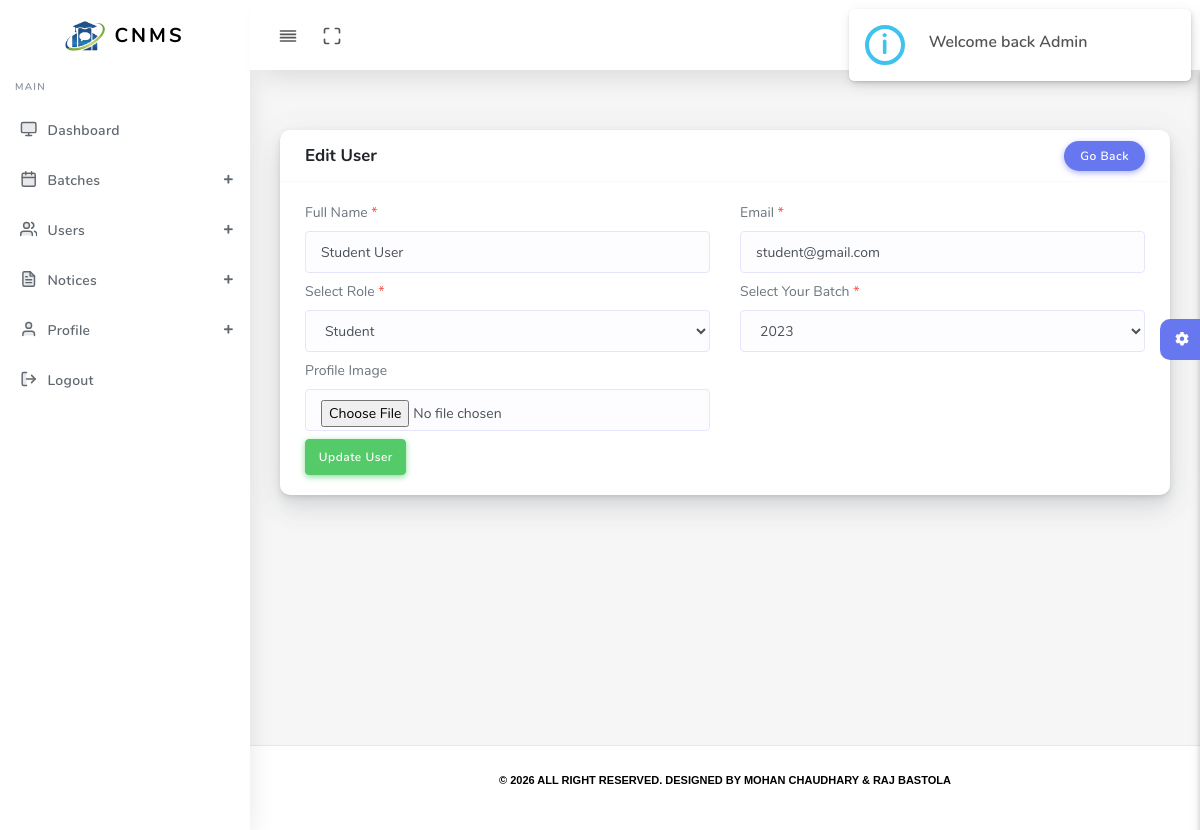
Page /admin/dashboard.php?page=users/user_form.php&id=3 (signed in) on the committed database.
### tables this page shows
CREATE TABLE users (
    user_id INT AUTO_INCREMENT PRIMARY KEY,
    name VARCHAR(100) NOT NULL,
    email VARCHAR(100) UNIQUE,
    role ENUM('admin','teacher','student') NOT NULL,
    password VARCHAR(255) NOT NULL,
    profile_image VARCHAR(255),
    created_at DATETIME DEFAULT CURRENT_TIMESTAMP
);

CREATE TABLE students (
    student_id INT AUTO_INCREMENT PRIMARY KEY,
    user_id INT NOT NULL UNIQUE,
    batch_id INT NOT NULL,
    FOREIGN KEY (user_id) REFERENCES users(user_id) ON DELETE CASCADE,
    FOREIGN KEY (batch_id) REFERENCES batches(batch_id) ON DELETE CASCADE
);

CREATE TABLE batches (
    batch_id INT AUTO_INCREMENT PRIMARY KEY,
    batch_year VARCHAR(10) NOT NULL,
    created_at DATETIME DEFAULT CURRENT_TIMESTAMP
);

### admin/users/user_form.php (the view, shortened to what this page needs)
<?php
$batches_result = $conn->query("SELECT * FROM batches ORDER BY batch_year ASC");
$batches = $batches_result->fetch_all(MYSQLI_ASSOC);
$user_id = $_POST['user_id'] ?? $_GET['id'] ?? null;
$editing = false;
$current_batch = null;
$user = ['name' => '', 'email' => '', 'role' => 'student', 'profile_image' => ''];
if ($user_id) {
  $editing = true;
  $stmt = $conn->prepare("SELECT * FROM users WHERE user_id=?");
  $stmt->bind_param("i", $user_id);
  $stmt->execute();
  $userRow = $stmt->get_result()->fetch_assoc();
  if ($userRow) $user = $userRow;
  $stmt = $conn->prepare("SELECT batch_id FROM students WHERE user_id=?");
  $stmt->bind_param("i", $user_id);
  $stmt->execute();
  $batchRow = $stmt->get_result()->fetch_assoc();
  $current_batch = $batchRow['batch_id'] ?? null;
}
?>
<div class="row">
  <div class="col-12">
    <div class="card">
      <div class="card-header d-flex justify-content-between">
        <h4><?= $editing ? 'Edit User' : 'Add New User' ?></h4>
        <a href="dashboard.php?page=users/users_list.php" class="btn btn-primary">Go Back</a>
      </div>
      <div class="card-body">
        <form action="" method="POST" enctype="multipart/form-data">
          <div class="row">
            <div class="mb-2 col-6">
              <label for="name">Full Name <span class="text-danger">*</span></label>
              <input type="text" name="name" id="name" class="form-control" value="<?= htmlspecialchars($user['name']) ?>">
            </div>
            <div class="mb-2 col-6">
              <label for="email">Email <span class="text-danger">*</span></label>
              <input type="email" name="email" id="email" class="form-control" value="<?= htmlspecialchars($user['email']) ?>">
            </div>
            <div class="mb-2 col-6">
              <label for="role">Select Role <span class="text-danger">*</span></label>
              <select name="role" id="roleSelect" class="form-control ">
                <option value="student" <?= $user['role'] == 'student' ? 'selected' : '' ?>>Student</option>
              </select>
            </div>
            <div class="mb-2 col-6" id="batchDiv">
              <label for="batch">Select Your Batch <span class="text-danger">*</span></label>
              <select name="batch" id="batch" class="form-control ">
                <?php foreach ($batches as $b): ?>
                  <option value="<?= $b['batch_id'] ?>" <?= $b['batch_id'] == $current_batch ? 'selected' : '' ?>>
                    <?= $b['batch_year'] ?>
                  </option>
                <?php endforeach; ?>
              </select>
            </div>
            <div class="mb-2 col-6">
              <label for="image">Profile Image </label>
              <input type="file" name="image" id="image" class="form-control" value="">
            </div>
            <div class="col-12">
              <button type="submit" name="submit" class="btn btn-success"> <?= $editing ? 'Update User' : 'Add New User' ?></button>
            </div>
          </div>
        </form>
      </div>
    </div>
  </div>
</div>

### rows in the picture
users: name "Student User", email "student@gmail.com", role "Student"
students: batch "2023"
